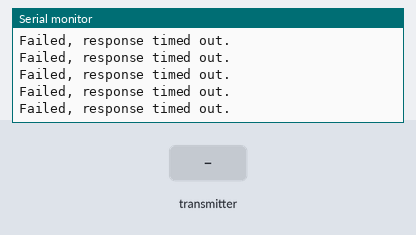
Bench run of a sketch on a simulated Arduino Uno, built with avr-gcc and run on an emulated ATmega328P. On the bench: the last lines printed to the serial monitor. The inputs (shaded band) are chosen by the test bench. No radio packets arrive unless stated.

Above: at 1.2 s.
1.3 s: the transmitter starts sending received_val = 0
At 1.31 s:
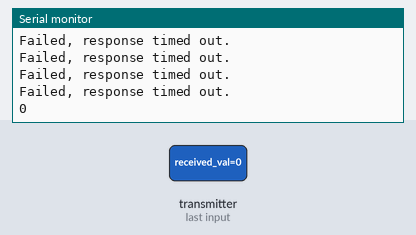
3.2 s: the transmitter starts sending received_val = 256
At 3.27 s:
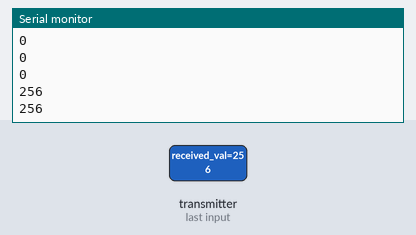

Measured:
- after the input at 1.3 s, the serial monitor: prints a new line at once (image 1)
- after the input at 3.2 s, the serial monitor: prints a new line at once (image 2)

The sketch:

ReceiverWireless.ino
```cpp
/*
* Getting Started example sketch for nRF24L01+ radios
* This is a very basic example of how to send data from one node to another
* Updated: Dec 2014 by TMRh20
*/

#include <SPI.h>
#include "RF24.h"

/****************** User Config ***************************/
/***      Set this radio as radio number 0 or 1         ***/
bool radioNumber = 1;

/* Hardware configuration: Set up nRF24L01 radio on SPI bus plus pins 7 & 8 */
RF24 radio(7,8);
/**********************************************************/

byte addresses[][6] = {"Pipe1"};

void setup() {
  Serial.begin(9600);
  radio.begin();

  // Set the PA Level low to prevent power supply related issues since this is a
 // getting_started sketch, and the likelihood of close proximity of the devices. RF24_PA_MAX is default.
  radio.setPALevel(RF24_PA_LOW);

  // Open a writing and reading pipe on each radio, with opposite addresses
    radio.openReadingPipe(1,addresses[0]);


  // Start the radio listening for data
  radio.startListening();
}

int input_val;

void loop() {
    boolean timeout = false;                                   // Set up a variable to indicate if a response was received or not
    unsigned long started_waiting_at = micros();               // Set up a timeout period, get the current microseconds

    radio.startListening();

    while ( ! radio.available() ){                             // While nothing is received
      if (micros() - started_waiting_at > 200000 ){            // If waited longer than 200ms, indicate timeout and exit while loop
          timeout = true;
          break;
      }
    }

    if ( timeout )                                             // Describe the results
        Serial.println("Failed, response timed out.");
    else{
        int received_val;                                 // Grab the response, compare, and send to debugging spew
        radio.read( &received_val, sizeof(int) );

        Serial.println(received_val);
    }

    radio.stopListening();
}
```
